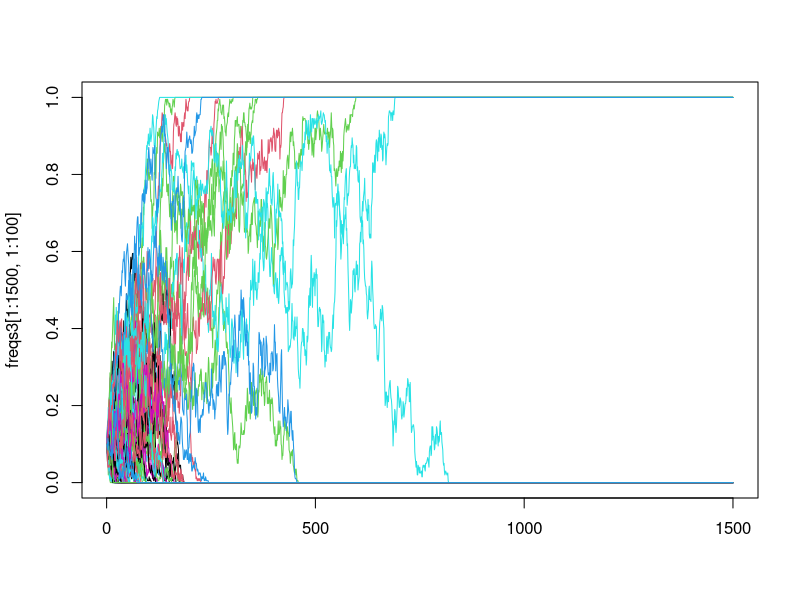
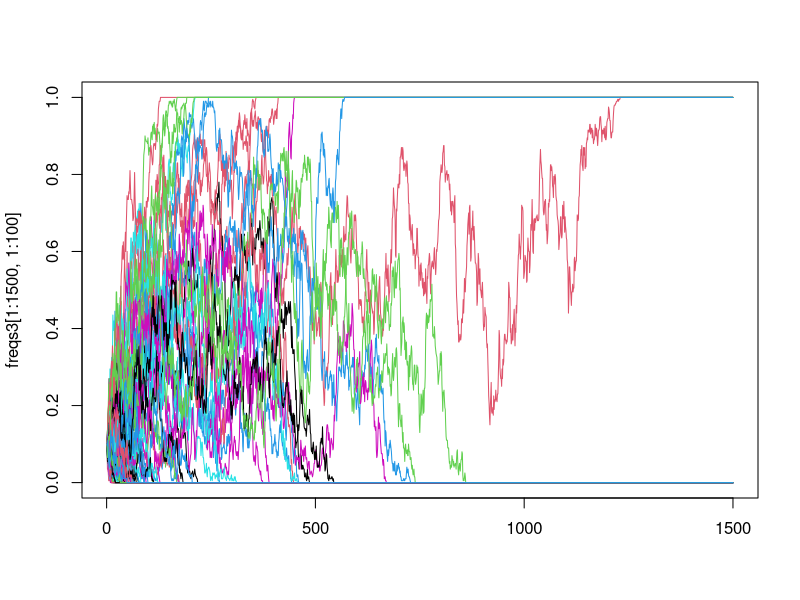

These figures' R source, in order:
#M200A GENETIC DRIFT EXERCISES,Dr. Kirk Lohmueller, Fall 2015
#Hayley Stansell
#
#
getwd()
#
?rbinom
rbinom(3,10,0.1)
#3 random vars from a binom dist. 1st draw = 1/10 success, 2nd = 2/10 success, 3rd = 0/10 success
#[1] 1 2 0
rbinom
#just the function w/ nothing returns a summary of rbinom
#
#
########################################################################################EXERCISE ONE###################
#
#What is the expected number of successes in a sample of size 10 from the binomial dist. with probability of success p=0.1? 
#First, figure this out analytically based on the formulas from class. 
#Second, write a simulation in R to confirm this. 
#
#1)Based on probability p=0.1 (1 in 10 is a success), I would expect to see approximately one success in 10 draws. 
#2)
rbinom(10, 5, 0.1)
#[1] 1 0 0 1 2 0 1 2 0 1
#[1] 0 0 2 0 1 1 0 1 0 1
rbinom(10, 1, 0.1)
#[1] 0 0 0 0 0 0 0 0 0 0
#[1] 0 0 0 0 0 0 1 0 0 0

#################################################################

#simulate genetic drift
#
#p= allele freq (at t)
#N= pop size (number of diploid individs, or number of c-somes in pop)----HERE = number of diploid individs (so, pop has 2N csomes)
#
p<- 0.1
N<- 10
count<- rbinom(1,2*N, p)
count
#[1] 2
count/(2*N)
#[1] 0.1
#
#####################################################################################EXERCISE TWO#######################
#
#Write an R-function that simulates T generations of genetic drift for L independent SNPs. 
#Keep track of allele freq's of each of the L-SNPs in each of the T-generations. 
#All SNPs should start in the initial generation at frequency "p"
#
#Hint: Initialize a matrix to keep track of the freqs in each generation:
# T<- 5 
# L<- 3
# freqs<- matrix(nrow=T,ncol=L) #sets up framework for matrix to get allel freqs each generation.
#                                 each ROW is a generation, each COLUMN is a SNP
#Hint: First row of this matrix can/should have the initial allele frequency (p). 
#       Write a loop that will iterate through each generation and perform binom sampling.
#
T<- 8
L<- 3
freqs<- matrix(nrow = T, ncol = L)
freqs
#success!
#saying that pInitial(or pPrev)=0.25, N(size)=100 individuals, n(aka L)= 3 indept. SNPs
#so, pCurrent= count/(2N), and count= rbinom(3, 2*100, pPrev) for each. pCurrent becomes pPrev each new generation
#pPrev is all SNPs having p of 0.25
freqs[1,]<-0.25
freqs[1,]
N<-100
for(i in 2:T){
  count<- rbinom(L,2*N, freqs[(i-1),])
  freqNew<-(count/(2*N))
  freqs[i,]<-freqNew
}
freqs
#[,1]  [,2]  [,3]
#[1,] 0.250 0.250 0.250
#[2,] 0.295 0.280 0.265
#[3,] 0.310 0.300 0.275
#[4,] 0.270 0.370 0.235
#[5,] 0.305 0.365 0.230
#[6,] 0.405 0.350 0.210
#[7,] 0.475 0.310 0.250
#[8,] 0.510 0.260 0.285
#
#
#############################################################################################EXERCISE THREE###################
#
#Use the function just written to simulate drift with these parameters:
N<-100
L<-1000
T<-10000
p<-0.1
#
#
freqs3<- matrix(nrow = T, ncol = L)
freqs3
#success!
#saying that pInitial(or pPrev)=0.25, N(size)=100 individuals, n(aka L)= 3 indept. SNPs
#so, pCurrent= count/(2N), and count= rbinom(3, 2*100, pPrev) for each. pCurrent becomes pPrev each new generation
#pPrev is all SNPs having p of 0.25
freqs3[1,]<-0.1 #this is the pPrev(pInitial)
freqs3[1,]
for(i in 2:T){
  count<- rbinom(L,2*N, freqs3[(i-1),])
  freqNew3<-(count/(2*N))
  freqs3[i,]<-freqNew3
}
freqs3
#Success!!!
#data matrix too big to just paste here
#
#
#
###################################a) How many SNPs(L=1000) @ T=10,000 are at freq 0?
#   row=T, so at [10,000,], values = 0 --- L=0 at that point
?sum
?frequency
#frequency of zeros at [10000, ], freq that L's are zero
########################### == ----says if X == # ...if x equal to a number. So, X == 0, "tests" include < , > , and ==
sum(freqs3[10000, ] == 0) 
#[1] 906
#success!!
###################################b) How many are at frequency 1?
sum(freqs3[10000, ] == 1) 
#[1] 94
###################################c) Does this value agree with theoretical prediction for prob of fixation of a neutral?
#Yes, this supports the idea that as time progresses, a given allele will either drop out of existence 
#or become present across the whole population...becoming "fixed". 
#
#
###################################d) Make a plot of freq. trajectories for 100 SNPs. 
# 100 columns all rows .... freqs3[10000,100]
# x is 0-10000, y is 0-1
#try a small number freqs3[1000,5]

matplot(freqs3 [1:1500, 1:100], type= "l", lty = 1)
#
#
##################################dcontinued) repeat, but change p to 0.6 
N<-100
L<-1000
T<-10000
p<-0.6
#
#
freqs3<- matrix(nrow = T, ncol = L)
freqs3
#success!
#saying that pInitial(or pPrev)=0.25, N(size)=100 individuals, n(aka L)= 3 indept. SNPs
#so, pCurrent= count/(2N), and count= rbinom(3, 2*100, pPrev) for each. pCurrent becomes pPrev each new generation
#pPrev is all SNPs having p of 0.25
freqs3[1,]<-0.1 #this is the pPrev(pInitial)
freqs3[1,]
for(i in 2:T){
  count<- rbinom(L,2*N, freqs3[(i-1),])
  freqNew3<-(count/(2*N))
  freqs3[i,]<-freqNew3
}
matplot(freqs3 [1:1500, 1:100], type= "l", lty = 1)
#success
#
##################################e) How many of the 1000 SNPs are at freq 0 at T = 10000
sum(freqs3[10000, ] == 0) 
#[1] 892
##################################f) How many are at freq 1 at T = 10000
sum(freqs3[10000, ] == 1)
#[1] 108
#################################g) Does this agree with the theoretical prediction for fixation?
#Like the previous simulation, I think this agrees with the idea of fixation for a neutral allele, 
#as most of the frequencies have shifted to frequency of 0. The result is not as extreme as it was for p = 0.1
#
#
#
#
#
######################################################################################EXERCISE FOUR#######################
#
